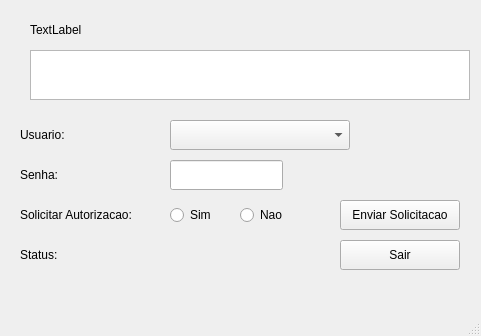
<?xml version="1.0" encoding="UTF-8"?>
<ui version="4.0">
 <class>MainWindow</class>
 <widget class="QMainWindow" name="MainWindow">
  <property name="geometry">
   <rect>
    <x>0</x>
    <y>0</y>
    <width>481</width>
    <height>336</height>
   </rect>
  </property>
  <property name="windowTitle">
   <string>MainWindow</string>
  </property>
  <property name="styleSheet">
   <string notr="true"/>
  </property>
  <widget class="QWidget" name="centralwidget">
   <widget class="QLabel" name="label">
    <property name="geometry">
     <rect>
      <x>20</x>
      <y>120</y>
      <width>140</width>
      <height>30</height>
     </rect>
    </property>
    <property name="text">
     <string>Usuario:</string>
    </property>
   </widget>
   <widget class="QLabel" name="label_2">
    <property name="geometry">
     <rect>
      <x>20</x>
      <y>160</y>
      <width>140</width>
      <height>30</height>
     </rect>
    </property>
    <property name="text">
     <string>Senha:</string>
    </property>
   </widget>
   <widget class="QLabel" name="label_3">
    <property name="geometry">
     <rect>
      <x>20</x>
      <y>200</y>
      <width>140</width>
      <height>30</height>
     </rect>
    </property>
    <property name="text">
     <string>Solicitar Autorizacao:</string>
    </property>
   </widget>
   <widget class="QComboBox" name="comboBox">
    <property name="geometry">
     <rect>
      <x>170</x>
      <y>120</y>
      <width>180</width>
      <height>30</height>
     </rect>
    </property>
    <property name="styleSheet">
     <string notr="true"/>
    </property>
   </widget>
   <widget class="QLineEdit" name="maut_senha">
    <property name="geometry">
     <rect>
      <x>170</x>
      <y>160</y>
      <width>113</width>
      <height>30</height>
     </rect>
    </property>
    <property name="styleSheet">
     <string notr="true"/>
    </property>
    <property name="echoMode">
     <enum>QLineEdit::Password</enum>
    </property>
   </widget>
   <widget class="QRadioButton" name="solicitacao_sim">
    <property name="geometry">
     <rect>
      <x>170</x>
      <y>200</y>
      <width>60</width>
      <height>30</height>
     </rect>
    </property>
    <property name="styleSheet">
     <string notr="true"/>
    </property>
    <property name="text">
     <string>Sim</string>
    </property>
   </widget>
   <widget class="QRadioButton" name="solicitacao_nao">
    <property name="geometry">
     <rect>
      <x>240</x>
      <y>200</y>
      <width>60</width>
      <height>30</height>
     </rect>
    </property>
    <property name="styleSheet">
     <string notr="true"/>
    </property>
    <property name="text">
     <string>Nao</string>
    </property>
   </widget>
   <widget class="QPushButton" name="enviar_solicitacao">
    <property name="geometry">
     <rect>
      <x>340</x>
      <y>200</y>
      <width>120</width>
      <height>30</height>
     </rect>
    </property>
    <property name="styleSheet">
     <string notr="true"/>
    </property>
    <property name="text">
     <string>Enviar Solicitacao</string>
    </property>
   </widget>
   <widget class="QTextBrowser" name="textBrowser">
    <property name="geometry">
     <rect>
      <x>30</x>
      <y>50</y>
      <width>440</width>
      <height>50</height>
     </rect>
    </property>
   </widget>
   <widget class="QLabel" name="mensagem_status">
    <property name="geometry">
     <rect>
      <x>20</x>
      <y>270</y>
      <width>281</width>
      <height>30</height>
     </rect>
    </property>
    <property name="styleSheet">
     <string notr="true"/>
    </property>
    <property name="text">
     <string/>
    </property>
   </widget>
   <widget class="QLabel" name="label_4">
    <property name="geometry">
     <rect>
      <x>20</x>
      <y>240</y>
      <width>60</width>
      <height>30</height>
     </rect>
    </property>
    <property name="text">
     <string>Status:</string>
    </property>
   </widget>
   <widget class="QPushButton" name="sair">
    <property name="geometry">
     <rect>
      <x>340</x>
      <y>240</y>
      <width>120</width>
      <height>30</height>
     </rect>
    </property>
    <property name="styleSheet">
     <string notr="true"/>
    </property>
    <property name="text">
     <string>Sair</string>
    </property>
   </widget>
   <widget class="QLabel" name="modulo">
    <property name="geometry">
     <rect>
      <x>30</x>
      <y>20</y>
      <width>110</width>
      <height>20</height>
     </rect>
    </property>
    <property name="text">
     <string>TextLabel</string>
    </property>
   </widget>
  </widget>
  <widget class="QStatusBar" name="statusbar"/>
 </widget>
 <resources/>
 <connections/>
</ui>
